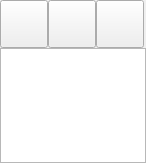
<?xml version="1.0" encoding="UTF-8"?>
<ui version="4.0">
 <class>stkRoutePlanningWidget</class>
 <widget class="qSlicerWidget" name="stkRoutePlanningWidget">
  <property name="geometry">
   <rect>
    <x>0</x>
    <y>0</y>
    <width>146</width>
    <height>163</height>
   </rect>
  </property>
  <property name="windowTitle">
   <string>Form</string>
  </property>
  <layout class="QVBoxLayout" name="verticalLayout">
   <property name="spacing">
    <number>0</number>
   </property>
   <property name="margin">
    <number>0</number>
   </property>
   <item>
    <layout class="QHBoxLayout" name="horizontalLayout">
     <property name="spacing">
      <number>0</number>
     </property>
     <property name="bottomMargin">
      <number>0</number>
     </property>
     <item>
      <widget class="QToolButton" name="addProbeButton">
       <property name="minimumSize">
        <size>
         <width>48</width>
         <height>48</height>
        </size>
       </property>
       <property name="maximumSize">
        <size>
         <width>47</width>
         <height>48</height>
        </size>
       </property>
       <property name="font">
        <font>
         <family>微软雅黑</family>
        </font>
       </property>
       <property name="toolTip">
        <string>添加</string>
       </property>
       <property name="text">
        <string/>
       </property>
       <property name="icon">
        <iconset resource="Resources/stkSlicerExt.qrc">
         <normaloff>:/Icons/add.png</normaloff>:/Icons/add.png</iconset>
       </property>
       <property name="iconSize">
        <size>
         <width>48</width>
         <height>48</height>
        </size>
       </property>
      </widget>
     </item>
     <item>
      <widget class="QToolButton" name="deleteProbeButton">
       <property name="minimumSize">
        <size>
         <width>48</width>
         <height>48</height>
        </size>
       </property>
       <property name="maximumSize">
        <size>
         <width>48</width>
         <height>48</height>
        </size>
       </property>
       <property name="font">
        <font>
         <family>微软雅黑</family>
        </font>
       </property>
       <property name="toolTip">
        <string>删除</string>
       </property>
       <property name="text">
        <string/>
       </property>
       <property name="icon">
        <iconset resource="Resources/stkSlicerExt.qrc">
         <normaloff>:/Icons/delete.png</normaloff>:/Icons/delete.png</iconset>
       </property>
       <property name="iconSize">
        <size>
         <width>64</width>
         <height>64</height>
        </size>
       </property>
      </widget>
     </item>
     <item>
      <widget class="QToolButton" name="clearProbesButton">
       <property name="minimumSize">
        <size>
         <width>48</width>
         <height>48</height>
        </size>
       </property>
       <property name="maximumSize">
        <size>
         <width>48</width>
         <height>48</height>
        </size>
       </property>
       <property name="font">
        <font>
         <family>微软雅黑</family>
        </font>
       </property>
       <property name="toolTip">
        <string>清空</string>
       </property>
       <property name="text">
        <string/>
       </property>
       <property name="icon">
        <iconset resource="Resources/stkSlicerExt.qrc">
         <normaloff>:/Icons/clear.png</normaloff>:/Icons/clear.png</iconset>
       </property>
       <property name="iconSize">
        <size>
         <width>64</width>
         <height>64</height>
        </size>
       </property>
      </widget>
     </item>
     <item>
      <spacer name="horizontalSpacer">
       <property name="orientation">
        <enum>Qt::Horizontal</enum>
       </property>
       <property name="sizeHint" stdset="0">
        <size>
         <width>40</width>
         <height>20</height>
        </size>
       </property>
      </spacer>
     </item>
    </layout>
   </item>
   <item>
    <widget class="QTableWidget" name="probeTable"/>
   </item>
   <item>
    <spacer name="verticalSpacer">
     <property name="orientation">
      <enum>Qt::Vertical</enum>
     </property>
     <property name="sizeHint" stdset="0">
      <size>
       <width>20</width>
       <height>0</height>
      </size>
     </property>
    </spacer>
   </item>
  </layout>
 </widget>
 <customwidgets>
  <customwidget>
   <class>qSlicerWidget</class>
   <extends>QWidget</extends>
   <header>qSlicerWidget.h</header>
   <container>1</container>
  </customwidget>
 </customwidgets>
 <resources>
  <include location="Resources/stkSlicerExt.qrc"/>
 </resources>
 <connections/>
</ui>
